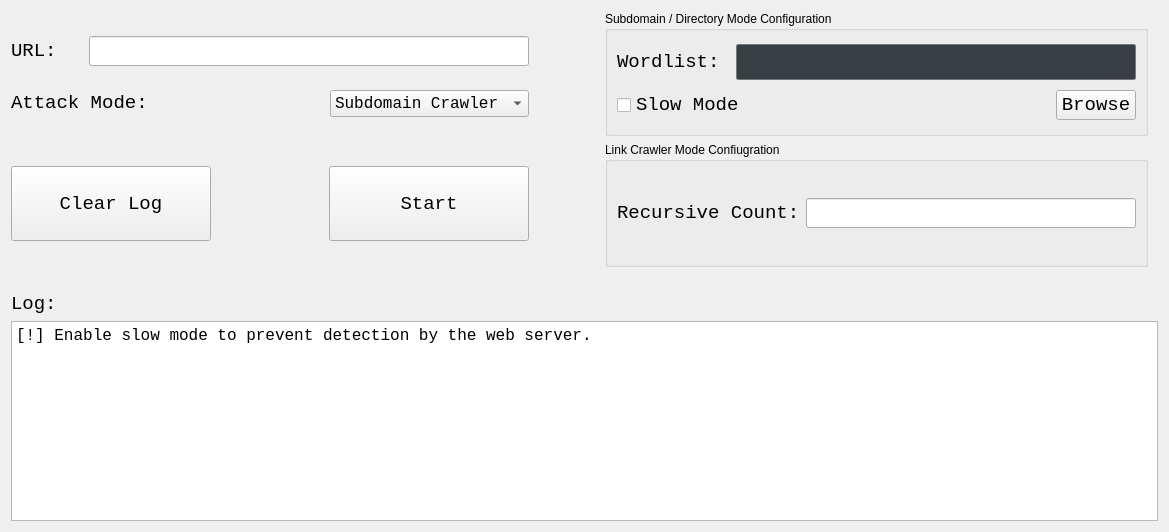
          <widget class="QWidget" name="tab_2">
           <attribute name="title">
            <string>Crawler</string>
           </attribute>
           <layout class="QGridLayout" name="gridLayout_32">
            <item row="0" column="0">
             <layout class="QVBoxLayout" name="verticalLayout_64">
              <item>
               <layout class="QHBoxLayout" name="horizontalLayout_59">
                <item>
                 <layout class="QVBoxLayout" name="verticalLayout_60">
                  <item>
                   <layout class="QVBoxLayout" name="verticalLayout_61">
                    <item>
                     <layout class="QHBoxLayout" name="horizontalLayout_60">
                      <item>
                       <widget class="QLabel" name="interface_label_wifi1_10">
                        <property name="font">
                         <font>
                          <family>Monospace</family>
                          <pointsize>14</pointsize>
                         </font>
                        </property>
                        <property name="text">
                         <string>URL:</string>
                        </property>
                       </widget>
                      </item>
                      <item>
                       <spacer name="horizontalSpacer_50">
                        <property name="orientation">
                         <enum>Qt::Horizontal</enum>
                        </property>
                        <property name="sizeType">
                         <enum>QSizePolicy::Expanding</enum>
                        </property>
                        <property name="sizeHint" stdset="0">
                         <size>
                          <width>20</width>
                          <height>20</height>
                         </size>
                        </property>
                       </spacer>
                      </item>
                      <item>
                       <widget class="QLineEdit" name="crawler_url">
                        <property name="sizePolicy">
                         <sizepolicy hsizetype="Fixed" vsizetype="Fixed">
                          <horstretch>0</horstretch>
                          <verstretch>0</verstretch>
                         </sizepolicy>
                        </property>
                        <property name="minimumSize">
                         <size>
                          <width>440</width>
                          <height>0</height>
                         </size>
                        </property>
                        <property name="font">
                         <font>
                          <family>Monospace</family>
                          <pointsize>14</pointsize>
                         </font>
                        </property>
                        <property name="text">
                         <string/>
                        </property>
                       </widget>
                      </item>
                     </layout>
                    </item>
                    <item>
                     <spacer name="verticalSpacer_23">
                      <property name="orientation">
                       <enum>Qt::Vertical</enum>
                      </property>
                      <property name="sizeType">
                       <enum>QSizePolicy::Fixed</enum>
                      </property>
                      <property name="sizeHint" stdset="0">
                       <size>
                        <width>20</width>
                        <height>18</height>
                       </size>
                      </property>
                     </spacer>
                    </item>
                    <item>
                     <layout class="QHBoxLayout" name="horizontalLayout_62">
                      <item>
                       <widget class="QLabel" name="ip_address_label_12">
                        <property name="sizePolicy">
                         <sizepolicy hsizetype="Minimum" vsizetype="Preferred">
                          <horstretch>0</horstretch>
                          <verstretch>0</verstretch>
                         </sizepolicy>
                        </property>
                        <property name="minimumSize">
                         <size>
                          <width>100</width>
                          <height>0</height>
                         </size>
                        </property>
                        <property name="font">
                         <font>
                          <family>Monospace</family>
                          <pointsize>14</pointsize>
                         </font>
                        </property>
                        <property name="layoutDirection">
                         <enum>Qt::LeftToRight</enum>
                        </property>
                        <property name="text">
                         <string>&lt;html&gt;&lt;head/&gt;&lt;body&gt;&lt;p&gt;Attack Mode:&lt;/p&gt;&lt;/body&gt;&lt;/html&gt;</string>
                        </property>
                       </widget>
                      </item>
                      <item>
                       <spacer name="horizontalSpacer_52">
                        <property name="orientation">
                         <enum>Qt::Horizontal</enum>
                        </property>
                        <property name="sizeType">
                         <enum>QSizePolicy::Expanding</enum>
                        </property>
                        <property name="sizeHint" stdset="0">
                         <size>
                          <width>112</width>
                          <height>20</height>
                         </size>
                        </property>
                       </spacer>
                      </item>
                      <item>
                       <widget class="QComboBox" name="crawler_attack_mode">
                        <property name="sizePolicy">
                         <sizepolicy hsizetype="MinimumExpanding" vsizetype="Fixed">
                          <horstretch>0</horstretch>
                          <verstretch>0</verstretch>
                         </sizepolicy>
                        </property>
                        <property name="minimumSize">
                         <size>
                          <width>87</width>
                          <height>0</height>
                         </size>
                        </property>
                        <property name="font">
                         <font>
                          <family>Monospace</family>
                          <pointsize>12</pointsize>
                         </font>
                        </property>
                        <item>
                         <property name="text">
                          <string>Subdomain Crawler</string>
                         </property>
                        </item>
                        <item>
                         <property name="text">
                          <string>Directory Crawler</string>
                         </property>
                        </item>
                        <item>
                         <property name="text">
                          <string>Link Crawler</string>
                         </property>
                        </item>
                       </widget>
                      </item>
                     </layout>
                    </item>
                   </layout>
                  </item>
                  <item>
                   <spacer name="verticalSpacer_24">
                    <property name="orientation">
                     <enum>Qt::Vertical</enum>
                    </property>
                    <property name="sizeType">
                     <enum>QSizePolicy::Fixed</enum>
                    </property>
                    <property name="sizeHint" stdset="0">
                     <size>
                      <width>20</width>
                      <height>18</height>
                     </size>
                    </property>
                   </spacer>
                  </item>
                  <item>
                   <layout class="QHBoxLayout" name="horizontalLayout_63">
                    <item>
                     <widget class="QPushButton" name="crawler_clear_button">
                      <property name="minimumSize">
                       <size>
                        <width>200</width>
                        <height>75</height>
                       </size>
                      </property>
                      <property name="font">
                       <font>
                        <family>Monospace</family>
                        <pointsize>14</pointsize>
                       </font>
                      </property>
                      <property name="text">
                       <string>Clear Log</string>
                      </property>
                     </widget>
                    </item>
                    <item>
                     <spacer name="horizontalSpacer_53">
                      <property name="orientation">
                       <enum>Qt::Horizontal</enum>
                      </property>
                      <property name="sizeType">
                       <enum>QSizePolicy::Expanding</enum>
                      </property>
                      <property name="sizeHint" stdset="0">
                       <size>
                        <width>112</width>
                        <height>20</height>
                       </size>
                      </property>
                     </spacer>
                    </item>
                    <item>
                     <widget class="QPushButton" name="crawler_start_button">
                      <property name="minimumSize">
                       <size>
                        <width>200</width>
                        <height>75</height>
                       </size>
                      </property>
                      <property name="font">
                       <font>
                        <family>Monospace</family>
                        <pointsize>14</pointsize>
                       </font>
                      </property>
                      <property name="text">
                       <string>Start</string>
                      </property>
                     </widget>
                    </item>
                   </layout>
                  </item>
                 </layout>
                </item>
                <item>
                 <spacer name="horizontalSpacer_54">
                  <property name="orientation">
                   <enum>Qt::Horizontal</enum>
                  </property>
                  <property name="sizeType">
                   <enum>QSizePolicy::Expanding</enum>
                  </property>
                  <property name="sizeHint" stdset="0">
                   <size>
                    <width>70</width>
                    <height>20</height>
                   </size>
                  </property>
                 </spacer>
                </item>
                <item>
                 <layout class="QVBoxLayout" name="verticalLayout_62">
                  <item>
                   <widget class="QGroupBox" name="groupBox_12">
                    <property name="minimumSize">
                     <size>
                      <width>300</width>
                      <height>125</height>
                     </size>
                    </property>
                    <property name="title">
                     <string>Subdomain / Directory Mode Configuration</string>
                    </property>
                    <layout class="QGridLayout" name="gridLayout_30">
                     <item row="0" column="0">
                      <layout class="QHBoxLayout" name="horizontalLayout_49">
                       <item>
                        <widget class="QLabel" name="interface_label_wifi1_14">
                         <property name="font">
                          <font>
                           <family>Monospace</family>
                           <pointsize>14</pointsize>
                          </font>
                         </property>
                         <property name="text">
                          <string>Wordlist:</string>
                         </property>
                        </widget>
                       </item>
                       <item>
                        <widget class="QLineEdit" name="crawler_wordlist_path">
                         <property name="enabled">
                          <bool>false</bool>
                         </property>
                         <property name="sizePolicy">
                          <sizepolicy hsizetype="Fixed" vsizetype="Fixed">
                           <horstretch>0</horstretch>
                           <verstretch>0</verstretch>
                          </sizepolicy>
                         </property>
                         <property name="minimumSize">
                          <size>
                           <width>400</width>
                           <height>0</height>
                          </size>
                         </property>
                         <property name="font">
                          <font>
                           <family>Monospace</family>
                           <pointsize>14</pointsize>
                          </font>
                         </property>
                         <property name="styleSheet">
                          <string notr="true">QLineEdit
{
	background-color: rgb(57, 62, 67);
    padding: 5px;
    border-style: solid;
    border: 1px solid #76797C;
    border-radius: 2px;
    color: #eff0f1;
}</string>
                         </property>
                         <property name="text">
                          <string/>
                         </property>
                        </widget>
                       </item>
                      </layout>
                     </item>
                     <item row="1" column="0">
                      <layout class="QHBoxLayout" name="horizontalLayout_50">
                       <item>
                        <layout class="QHBoxLayout" name="horizontalLayout_61">
                         <item>
                          <widget class="QCheckBox" name="crawler_slow_mode">
                           <property name="font">
                            <font>
                             <family>Monospace</family>
                             <pointsize>14</pointsize>
                            </font>
                           </property>
                           <property name="mouseTracking">
                            <bool>true</bool>
                           </property>
                           <property name="tabletTracking">
                            <bool>false</bool>
                           </property>
                           <property name="focusPolicy">
                            <enum>Qt::StrongFocus</enum>
                           </property>
                           <property name="text">
                            <string>Slow Mode</string>
                           </property>
                           <property name="iconSize">
                            <size>
                             <width>16</width>
                             <height>16</height>
                            </size>
                           </property>
                           <property name="checked">
                            <bool>false</bool>
                           </property>
                           <property name="tristate">
                            <bool>false</bool>
                           </property>
                          </widget>
                         </item>
                         <item>
                          <spacer name="horizontalSpacer_55">
                           <property name="orientation">
                            <enum>Qt::Horizontal</enum>
                           </property>
                           <property name="sizeType">
                            <enum>QSizePolicy::MinimumExpanding</enum>
                           </property>
                           <property name="sizeHint" stdset="0">
                            <size>
                             <width>100</width>
                             <height>20</height>
                            </size>
                           </property>
                          </spacer>
                         </item>
                        </layout>
                       </item>
                       <item>
                        <widget class="QPushButton" name="crawler_browse_wordlist">
                         <property name="minimumSize">
                          <size>
                           <width>0</width>
                           <height>0</height>
                          </size>
                         </property>
                         <property name="font">
                          <font>
                           <family>Monospace</family>
                           <pointsize>14</pointsize>
                          </font>
                         </property>
                         <property name="text">
                          <string>Browse</string>
                         </property>
                        </widget>
                       </item>
                      </layout>
                     </item>
                    </layout>
                   </widget>
                  </item>
                  <item>
                   <widget class="QGroupBox" name="groupBox_13">
                    <property name="minimumSize">
                     <size>
                      <width>300</width>
                      <height>125</height>
                     </size>
                    </property>
                    <property name="title">
                     <string>Link Crawler Mode Confiugration</string>
                    </property>
                    <layout class="QGridLayout" name="gridLayout_31">
                     <item row="0" column="0">
                      <widget class="QLabel" name="interface_label_wifi1_15">
                       <property name="font">
                        <font>
                         <family>Monospace</family>
                         <pointsize>14</pointsize>
                        </font>
                       </property>
                       <property name="text">
                        <string>Recursive Count:</string>
                       </property>
                      </widget>
                     </item>
                     <item row="0" column="1">
                      <widget class="QLineEdit" name="crawler_recursive_count">
                       <property name="sizePolicy">
                        <sizepolicy hsizetype="Fixed" vsizetype="Fixed">
                         <horstretch>0</horstretch>
                         <verstretch>0</verstretch>
                        </sizepolicy>
                       </property>
                       <property name="minimumSize">
                        <size>
                         <width>330</width>
                         <height>0</height>
                        </size>
                       </property>
                       <property name="font">
                        <font>
                         <family>Monospace</family>
                         <pointsize>14</pointsize>
                        </font>
                       </property>
                       <property name="text">
                        <string/>
                       </property>
                      </widget>
                     </item>
                    </layout>
                   </widget>
                  </item>
                 </layout>
                </item>
                <item>
                 <spacer name="horizontalSpacer_57">
                  <property name="orientation">
                   <enum>Qt::Horizontal</enum>
                  </property>
                  <property name="sizeType">
                   <enum>QSizePolicy::Expanding</enum>
                  </property>
                  <property name="sizeHint" stdset="0">
                   <size>
                    <width>10</width>
                    <height>20</height>
                   </size>
                  </property>
                 </spacer>
                </item>
               </layout>
              </item>
              <item>
               <spacer name="verticalSpacer_25">
                <property name="orientation">
                 <enum>Qt::Vertical</enum>
                </property>
                <property name="sizeType">
                 <enum>QSizePolicy::Fixed</enum>
                </property>
                <property name="sizeHint" stdset="0">
                 <size>
                  <width>20</width>
                  <height>20</height>
                 </size>
                </property>
               </spacer>
              </item>
              <item>
               <layout class="QVBoxLayout" name="verticalLayout_63">
                <item>
                 <widget class="QLabel" name="label_16">
                  <property name="font">
                   <font>
                    <family>Monospace</family>
                    <pointsize>14</pointsize>
                   </font>
                  </property>
                  <property name="text">
                   <string>Log:</string>
                  </property>
                 </widget>
                </item>
                <item>
                 <widget class="QTextBrowser" name="crawler_log">
                  <property name="minimumSize">
                   <size>
                    <width>250</width>
                    <height>200</height>
                   </size>
                  </property>
                  <property name="font">
                   <font>
                    <family>Monospace</family>
                    <pointsize>12</pointsize>
                   </font>
                  </property>
                  <property name="html">
                   <string>&lt;!DOCTYPE HTML PUBLIC &quot;-//W3C//DTD HTML 4.0//EN&quot; &quot;http://www.w3.org/TR/REC-html40/strict.dtd&quot;&gt;
&lt;html&gt;&lt;head&gt;&lt;meta name=&quot;qrichtext&quot; content=&quot;1&quot; /&gt;&lt;style type=&quot;text/css&quot;&gt;
p, li { white-space: pre-wrap; }
&lt;/style&gt;&lt;/head&gt;&lt;body style=&quot; font-family:'Monospace'; font-size:12pt; font-weight:400; font-style:normal;&quot;&gt;
&lt;p style=&quot; margin-top:0px; margin-bottom:0px; margin-left:0px; margin-right:0px; -qt-block-indent:0; text-indent:0px;&quot;&gt;[!] Enable slow mode to prevent detection by the web server.&lt;/p&gt;&lt;/body&gt;&lt;/html&gt;</string>
                  </property>
                 </widget>
                </item>
               </layout>
              </item>
             </layout>
            </item>
           </layout>
          </widget>
